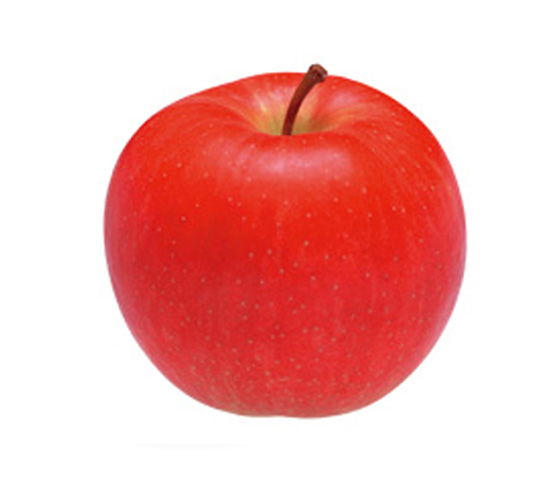
#> input picture images/apple/1.jpg, 550 x 500 px, found by its file name; its folder holds 4 pictures in this run
$ python main.py
#> lines starting #> are read from the running program, lines starting #| are printed output that depends on the picture
import os
from skimage import io, color
from skimage.transform import resize

import matplotlib.pyplot as plt
import numpy as np
from sklearn.decomposition import PCA

from sklearn.model_selection import train_test_split
from sklearn.pipeline import Pipeline
from sklearn.svm import SVC
from sklearn.metrics import accuracy_score

dir_apple = "./images/apple/"
dir_orange = "./images/orange/"

data = {'data': [], 'label': []}
value_to_label = {
    0: 'apple',
    1: 'orange'
}

def load_image(path):
    img = io.imread(path)
    if img.shape[2] == 4:
        img = color.rgba2rgb(img)
    resized_img = resize(img, (64, 64))

    return resized_img

def read_images(dir, label):
#> called with dir = './images/apple/', label = 0
    list_files = os.listdir(dir)
    for file_name in list_files:
        img = io.imread(dir + file_name)
#> img is the input picture: shape (500, 550, 3); mean R, G, B 242.4, 181.8, 179.2
        if img.ndim == 2:
            continue
        if img.shape[2] == 4:
            img = color.rgba2rgb(img)
        resized_img = resize(img, (64, 64))
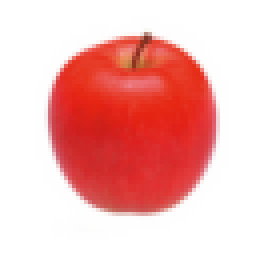
#> resized_img: shape (64, 64, 3) float64 (shown 4 times larger); mean R, G, B 0.951, 0.713, 0.703

        data['data'].append(resized_img)
        data['label'].append(label)
#> pass 2 of the loop in read_images, `for file_name in list_files:`:
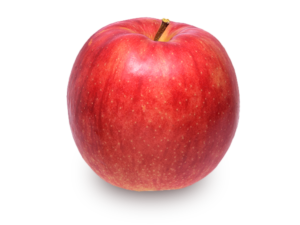
#> input picture images/apple/3.png, 300 x 225 px, found by its file name
#> in read_images, img is the input picture: shape (225, 300, 4); mean R, G, B, A 80.2, 27.3, 27.3, 94.5
#> img: shape (225, 300, 3) float64
#> in read_images, `resized_img = resize(img, (64, 64))`:
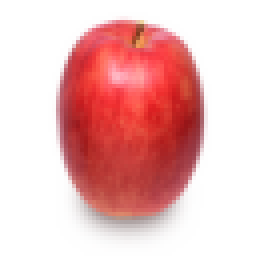
#> resized_img: shape (64, 64, 3) float64 (shown 4 times larger); mean R, G, B 0.926, 0.732, 0.731
#> pass 3 of the loop in read_images, `for file_name in list_files:`:
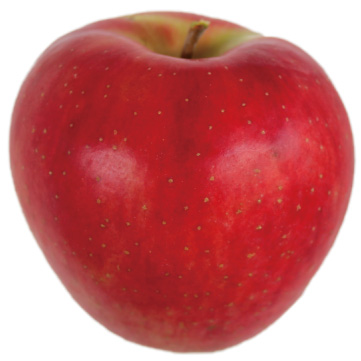
#> input picture images/apple/4.jpg, 361 x 361 px, found by its file name
#> in read_images, img is the input picture: shape (361, 361, 3); mean R, G, B 199.5, 111.4, 112.9
#> in read_images, `resized_img = resize(img, (64, 64))`:
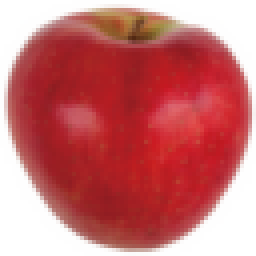
#> resized_img: shape (64, 64, 3) float64 (shown 4 times larger); mean R, G, B 0.782, 0.437, 0.443
#> the loop made 4 passes; the first 3 are shown

read_images(dir_apple, 0)
read_images(dir_orange, 1)
#> (the run stopped early here; a loop or call above may not have finished)
